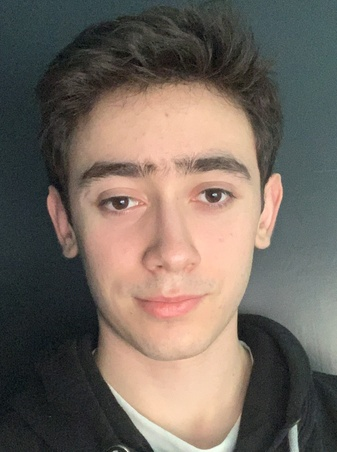
#> input picture src/main/java/org/Project22/FaceRecognition/dataset_of_people/Aurelien.jpg, 337 x 452 px, shrunk from 1399 x 1879 before the run, found by its file name; its folder holds 4 pictures in this run
$ python Recognition_LBPHF.py
#> lines starting #> are read from the running program, lines starting #| are printed output that depends on the picture
import os, sys
import cv2
import time
import numpy as np

# pre=trained data of HAAR is used for detection of faces:

face_detection = cv2.CascadeClassifier(cv2.data.haarcascades + 'haarcascade_frontalface_default.xml')
eye_detection = cv2.CascadeClassifier(cv2.data.haarcascades + 'haarcascade_eye.xml')

# Create an instance of the LBPHFRecognizer
recognizer = cv2.face.LBPHFaceRecognizer_create()

class Recognition:
    face_locations = []
    face_encodings = []
    face_names = []
    known_face_encodings = []
    known_face_names_dlib = []
    known_face_names_openCV = []
    known_face_recognizers = []

    process_current_frame = True

    def __init__(self):
        self.encode_faces_openCV()

    # LBPHFaceRecognizer_create is tried to see difference between dlib and that one but dlib gives clearly better
    # results than that. So we can improve the function which uses LBPHFaceRecognizer_create function for recognition.
    def encode_faces_openCV(self):
        face_folder = 'src/main/java/org/Project22/FaceRecognition/dataset_of_people'
        label_dict = {}  # create an empty dictionary to map names to labels
        current_label = 0  # initialize the current label

        # Create a list of face images for each person in the dataset
        face_images_dict = {}
        for image in os.listdir(face_folder):
            name, ext = os.path.splitext(image)
            if name not in label_dict:
                label_dict[name] = current_label  # map the name to a label
                current_label += 1  # increment the current label
                face_images_dict[name] = []
            face_image = cv2.imread(os.path.join(face_folder, image), cv2.IMREAD_GRAYSCALE)
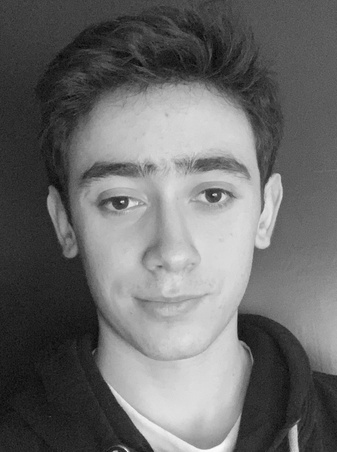
#> face_image: shape (452, 337); min 5, max 254, mean 106.8
            face_images_dict[name].append(face_image)
#> pass 2 of the loop in encode_faces_openCV, `for image in os.listdir(face_folder):`:
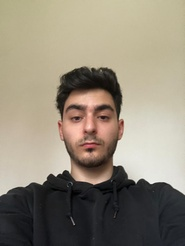
#> input picture src/main/java/org/Project22/FaceRecognition/dataset_of_people/Gunes.jpeg, 185 x 246 px, shrunk from 769 x 1024 before the run, found by its file name
#> in encode_faces_openCV, `face_image = cv2.imread(os.path.join(face_folder, image), cv2.IMREAD_G..`:
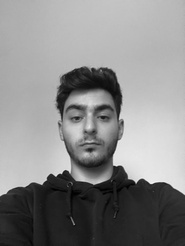
#> face_image: shape (246, 185); min 0, max 245, mean 137.4
#> pass 3 of the loop in encode_faces_openCV, `for image in os.listdir(face_folder):`:
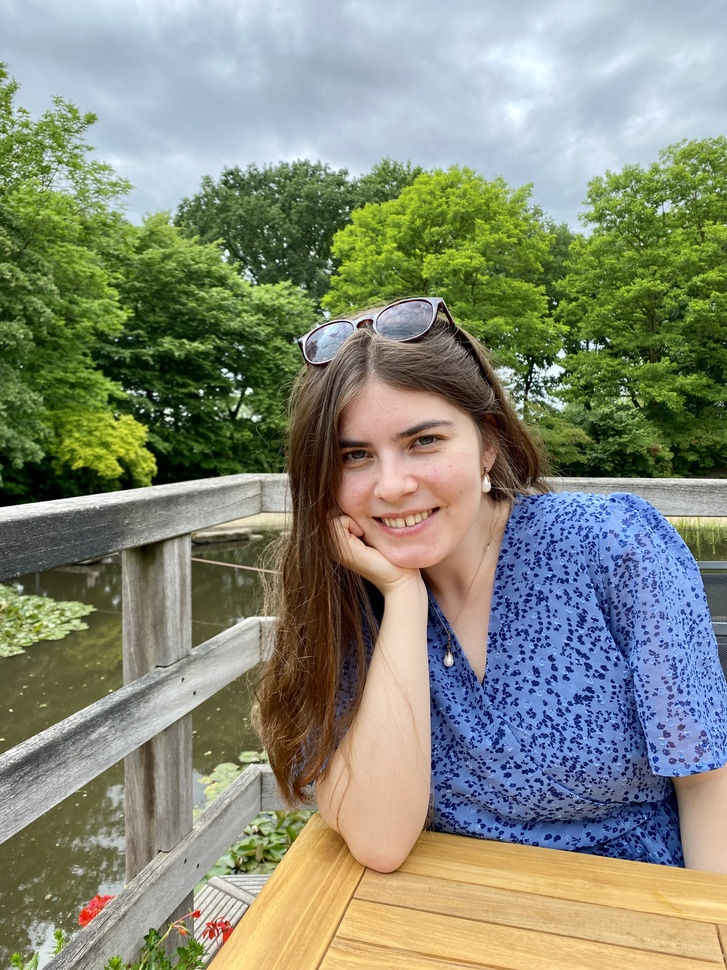
#> input picture src/main/java/org/Project22/FaceRecognition/dataset_of_people/Lale.jpeg, 727 x 970 px, shrunk from 3024 x 4032 before the run, found by its file name
#> in encode_faces_openCV, `face_image = cv2.imread(os.path.join(face_folder, image), cv2.IMREAD_G..`:
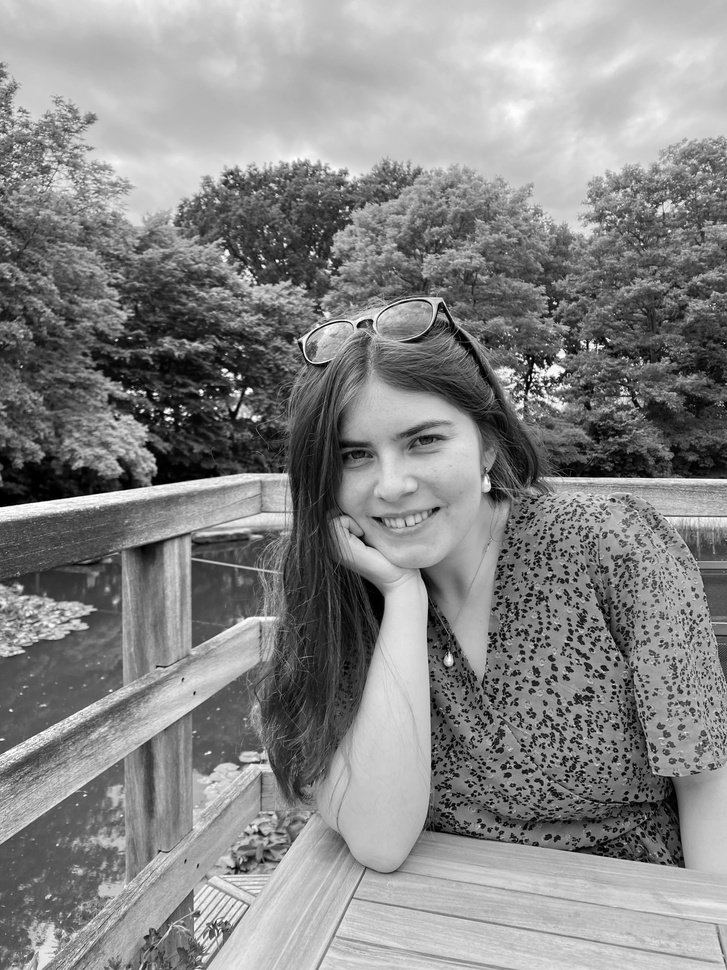
#> face_image: shape (970, 727); min 0, max 255, mean 135.5
#> the loop made 4 passes; the first 3 are shown

        # Train a recognizer for each person in the dataset
        for name, face_images in face_images_dict.items():
            labels = [label_dict[name]] * len(face_images)
            recognizer.train(face_images, np.array(labels))

            # Add the trained recognizer and the name to the respective lists
            self.known_face_recognizers.append(recognizer)
            self.known_face_names_openCV.append(name)
#> this loop made 4 passes
#> (name, labels) on passes 1 to 4: ('Aurelien', [0]), ('Gunes', [1]), ('Lale', [2]), ('Rafael', [3])

        print(self.known_face_names_openCV)
#| ['Aurelien', 'Gunes', 'Lale', 'Rafael']

    def run_recognition_openCV(self):
#> (the run stopped early here; a loop or call above may not have finished)
